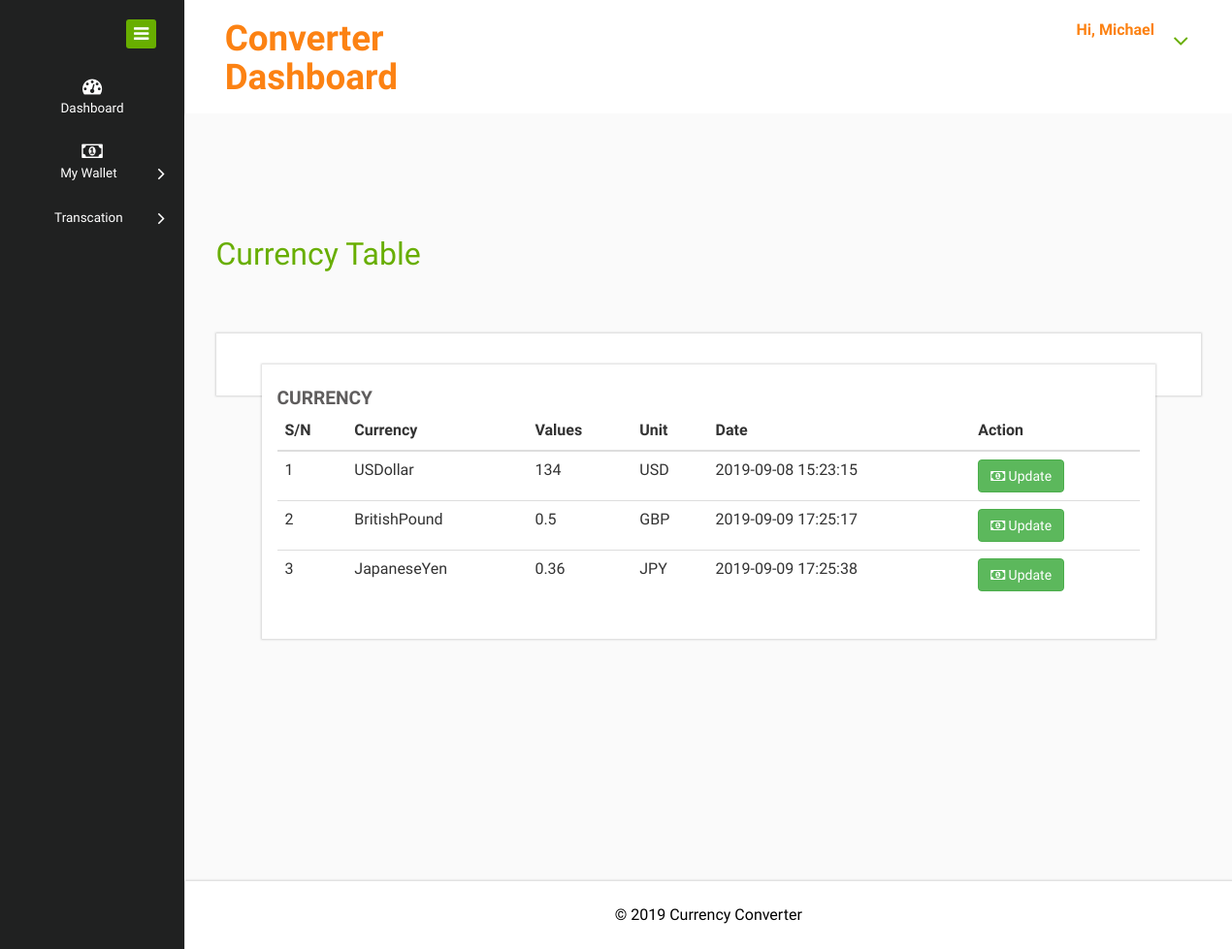
Page /currency_table.php (signed in) on the committed database.
### tables this page shows
CREATE TABLE `user` (
  `id` int(11) NOT NULL,
  `fname` text NOT NULL,
  `lname` text NOT NULL,
  `Email` text NOT NULL,
  `Mobile` text NOT NULL,
  `password` text NOT NULL,
  `address` text NOT NULL,
  `state` text NOT NULL,
  `wallet` double NOT NULL,
  `wallet_id` varchar(200) NOT NULL,
  `status` text NOT NULL DEFAULT '0',
  `bank_acct` text NOT NULL,
  `bank_name` text NOT NULL,
  `acct_name` text NOT NULL,
  `created_date` datetime NOT NULL DEFAULT current_timestamp()
);

CREATE TABLE `currency_money` (
  `id` int(11) NOT NULL,
  `cname` text NOT NULL,
  `amount` double NOT NULL,
  `abb` text NOT NULL,
  `created_date` datetime NOT NULL DEFAULT current_timestamp()
);

### currency_table.php (the view)
<?php
include 'header.php';
$data="SELECT * FROM   currency_money  ";
$query=mysqli_query($con,$data);
?>
<div class="blank">
    	<h2>Currency Table</h2>
    	<div class="blankpage-main">
    		<div class="col-md-12 chit-chat-layer1-left">
               <div class="work-progres">
                            <div class="chit-chat-heading">
                                   Currency
                            </div>
                            <div class="table-responsive">
                                <table class="table table-hover">
                                  <thead>
                                    <tr>
                                      <th>S/N</th>
                                      <th>Currency</th>
                                      <th>Values</th>
                                      <th>Unit</th>
                                      <th>Date</th>
                                      <th>Action</th>
                                  </tr>
                              </thead>
                              <tbody>
                                <?php
                                  while($row=mysqli_fetch_array($query)){
                                           $field1name = $row["id"];
                                    $field2name = $row["cname"];
                                    $field3name = $row["amount"];
                                    $field4name = $row["abb"];
                                    $field5name = $row["created_date"];
                                     ?>
                                    <tr>
                                              <td><?php echo $field1name; ?></td>
                                              <td><?php echo $field2name; ?></td>
                                               <td><?php echo $field3name; ?></td>
                                                <td><?php echo $field4name; ?></td>
                                                 <td><?php echo $field5name; ?></td>
                                                 <td><a class="btn btn-success" href="update_currency.php?id=<?php echo $field1name; ?>">
                                                 <i class="fa fa-money"></i> Update </a></td>
                                          </tr>
                               <?php }?>
                          </tbody>
                      </table>
                  </div>
             </div>
      </div>
    	</div>
    </div>
<?php include 'footer.php'; ?>

### header.php (shortened to what this page needs)
<?php
 include 'database.php';
 $email = $_SESSION['Email'];
    $query = "SELECT * FROM user WHERE Email ='$email'";
  $Complete = mysqli_query($con,$query);
    $Rows=mysqli_fetch_assoc($Complete);
 $fname=$Rows['fname'];
?>
<!DOCTYPE HTML>
<html>
<head>
<link href="css/bootstrap.css" rel="stylesheet" type="text/css" media="all">
<link href="css/style.css" rel="stylesheet" type="text/css" media="all"/>
<link href="css/font-awesome.css" rel="stylesheet">
</head>
<body>
<div class="page-container">
   <div class="left-content">
	   <div class="mother-grid-inner">
				<div class="header-main">
					<div class="header-left">
							<div class="logo-name">
									 <a href="index.html"> <h1>Converter Dashboard</h1>
								  </a>
							</div>
							<div class="clearfix"> </div>
						 </div>
						 <div class="header-right">
							<div class="profile_details">
								<ul>
									<li class="dropdown profile_details_drop">
										<a href="#" class="dropdown-toggle" data-toggle="dropdown" aria-expanded="false">
											<div class="profile_img">
												<div class="user-name">
													<p>Hi, <?php echo $fname ?></p>
												</div>
												<i class="fa fa-angle-down lnr"></i>
												<div class="clearfix"></div>
											</div>
										</a>
									</li>
								</ul>
							</div>
							<div class="clearfix"> </div>
						</div>
				     <div class="clearfix"> </div>
				</div>
<div class="inner-block">

### rows in the picture
user: fname "Michael"
currency_money: id "1", cname "USDollar", amount "134", abb "USD", created_date "2019-09-08 15:23:15"
currency_money: id "2", cname "BritishPound", amount "0.5", abb "GBP", created_date "2019-09-09 17:25:17"
currency_money: id "3", cname "JapaneseYen", amount "0.36", abb "JPY", created_date "2019-09-09 17:25:38"
